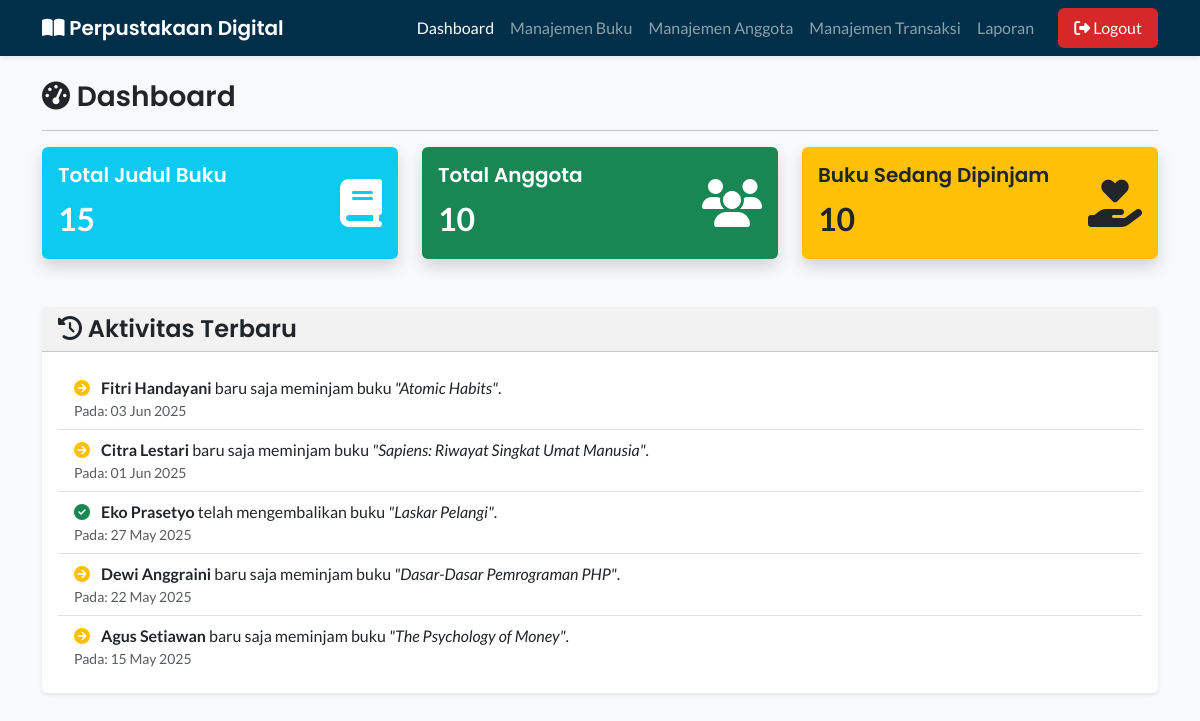
The page /admin/index.php (signed in) on the database its author committed.
### tables this page shows
CREATE TABLE `transaksi` (
  `id_transaksi` int(11) NOT NULL AUTO_INCREMENT,
  `id_anggota` int(11) NOT NULL,
  `id_buku` int(11) NOT NULL,
  `tanggal_pinjam` date NOT NULL DEFAULT current_timestamp(),
  `tanggal_kembali` date DEFAULT NULL,  
  `status` enum('Dipinjam','Selesai','Terlambat') NOT NULL DEFAULT 'Dipinjam',
  PRIMARY KEY (`id_transaksi`),
  KEY `id_anggota` (`id_anggota`),
  KEY `id_buku` (`id_buku`),
  CONSTRAINT `transaksi_ibfk_1` FOREIGN KEY (`id_anggota`) REFERENCES `anggota` (`id_anggota`) ON DELETE CASCADE ON UPDATE CASCADE,
  CONSTRAINT `transaksi_ibfk_2` FOREIGN KEY (`id_buku`) REFERENCES `buku` (`id_buku`) ON DELETE CASCADE ON UPDATE CASCADE
);

CREATE TABLE `anggota` (
  `id_anggota` int(11) NOT NULL AUTO_INCREMENT,
  `nama` varchar(100) NOT NULL,
  `email` varchar(100) NOT NULL,
  `telepon` varchar(20) NOT NULL,
  `alamat` text DEFAULT NULL,
  `tanggal_daftar` date NOT NULL DEFAULT current_timestamp(),
  PRIMARY KEY (`id_anggota`),
  UNIQUE KEY `email` (`email`)
);

CREATE TABLE `buku` (
  `id_buku` int(11) NOT NULL AUTO_INCREMENT,
  `judul` varchar(255) NOT NULL,
  `pengarang` varchar(100) NOT NULL,
  `penerbit` varchar(100) NOT NULL,
  `tahun_terbit` int(4) NOT NULL,
  `isbn` varchar(25) DEFAULT NULL,
  `stok` int(5) NOT NULL,
  `gambar` varchar(255) DEFAULT 'default.jpg',  
  PRIMARY KEY (`id_buku`)
);

### admin/index.php (the view)
<?php
require 'template/header.php';
require '../koneksi.php';
$total_buku = mysqli_fetch_assoc(mysqli_query($koneksi, "SELECT COUNT(*) AS total FROM buku"))['total'];
$total_anggota = mysqli_fetch_assoc(mysqli_query($koneksi, "SELECT COUNT(*) AS total FROM anggota"))['total'];
$buku_dipinjam = mysqli_fetch_assoc(mysqli_query($koneksi, "SELECT COUNT(*) AS total FROM transaksi WHERE status = 'Dipinjam'"))['total'];
$sql_aktivitas = "SELECT
                    transaksi.status,
                    anggota.nama AS nama_anggota,
                    buku.judul AS judul_buku,
                    transaksi.tanggal_pinjam,
                    transaksi.tanggal_kembali
                  FROM transaksi
                  JOIN anggota ON transaksi.id_anggota = anggota.id_anggota
                  JOIN buku ON transaksi.id_buku = buku.id_buku
                  ORDER BY GREATEST(transaksi.tanggal_pinjam, IFNULL(transaksi.tanggal_kembali, '1970-01-01')) DESC, transaksi.id_transaksi DESC
                  LIMIT 5";
$query_aktivitas = mysqli_query($koneksi, $sql_aktivitas);
?>
<h3><i class="fas fa-tachometer-alt"></i> Dashboard</h3>
<hr>
<div class="row g-4">
    <div class="col-md-4">
        <div class="card bg-info text-white shadow">
            <div class="card-body d-flex justify-content-between align-items-center">
                <div>
                    <h5 class="card-title">Total Judul Buku</h5>
                    <p class="card-text fs-2 fw-bold"><?php echo $total_buku; ?></p>
                </div>
                <i class="fas fa-book fa-3x"></i>
            </div>
        </div>
    </div>
    <div class="col-md-4">
        <div class="card bg-success text-white shadow">
            <div class="card-body d-flex justify-content-between align-items-center">
                <div>
                    <h5 class="card-title">Total Anggota</h5>
                    <p class="card-text fs-2 fw-bold"><?php echo $total_anggota; ?></p>
                </div>
                <i class="fas fa-users fa-3x"></i>
            </div>
        </div>
    </div>
    <div class="col-md-4">
        <div class="card bg-warning text-dark shadow">
            <div class="card-body d-flex justify-content-between align-items-center">
                <div>
                    <h5 class="card-title">Buku Sedang Dipinjam</h5>
                    <p class="card-text fs-2 fw-bold"><?php echo $buku_dipinjam; ?></p>
                </div>
                <i class="fas fa-hand-holding-heart fa-3x"></i>
            </div>
        </div>
    </div>
</div>
<div class="card mt-5 shadow-sm">
    <div class="card-header">
        <h4 class="mb-0"><i class="fas fa-history"></i> Aktivitas Terbaru</h4>
    </div>
    <div class="card-body">
        <ul class="list-group list-group-flush">
            <?php if (mysqli_num_rows($query_aktivitas) > 0): ?>
                <?php while($aktivitas = mysqli_fetch_assoc($query_aktivitas)): ?>
                    <li class="list-group-item d-flex justify-content-between align-items-center">
                        <div>
                            <?php if ($aktivitas['status'] == 'Selesai'): ?>
                                <i class="fas fa-check-circle text-success me-2"></i>
                                <strong><?php echo htmlspecialchars($aktivitas['nama_anggota']); ?></strong>
                                telah mengembalikan buku
                                <em>"<?php echo htmlspecialchars($aktivitas['judul_buku']); ?>"</em>.
                                <small class="text-muted d-block">
                                    Pada: <?php echo date('d M Y', strtotime($aktivitas['tanggal_kembali'])); ?>
                                </small>
                            <?php else: ?>
                                <i class="fas fa-arrow-circle-right text-warning me-2"></i>
                                <strong><?php echo htmlspecialchars($aktivitas['nama_anggota']); ?></strong>
                                baru saja meminjam buku
                                <em>"<?php echo htmlspecialchars($aktivitas['judul_buku']); ?>"</em>.
                                <small class="text-muted d-block">
                                    Pada: <?php echo date('d M Y', strtotime($aktivitas['tanggal_pinjam'])); ?>
                                </small>
                            <?php endif; ?>
                        </div>
                    </li>
                <?php endwhile; ?>
            <?php else: ?>
                <li class="list-group-item text-center">Belum ada aktivitas.</li>
            <?php endif; ?>
        </ul>
    </div>
</div>
<?php
require 'template/footer.php';
?>

### assets/css/style.css (style rules this page uses)
:root { --primary-color: #003049; --secondary-color: #6c757d; --danger-color: #d62828; --warning-color: #f77f00; --light-bg: #f8f9fa; --font-heading: 'Poppins', sans-serif; --font-body: 'Lato', sans-serif; }
body { font-family: var(--font-body); background-color: var(--light-bg); }
h1, h2, h3, h4, h5, h6, .navbar-brand { font-family: var(--font-heading); font-weight: 600; }
.card-header { background-color: rgba(0, 0, 0, 0.05); font-family: var(--font-heading); }
.card { border: 0; transition: transform 0.2s, box-shadow 0.2s; }

### rows shown on the page
transaksi: id_anggota.nama "Fitri Handayani", id_buku.judul "Atomic Habits", tanggal_pinjam "03 Jun 2025"
transaksi: id_anggota.nama "Citra Lestari", id_buku.judul "Sapiens: Riwayat Singkat Umat Manusia", tanggal_pinjam "01 Jun 2025"
transaksi: id_anggota.nama "Eko Prasetyo", id_buku.judul "Laskar Pelangi", tanggal_kembali "27 May 2025"
transaksi: id_anggota.nama "Dewi Anggraini", id_buku.judul "Dasar-Dasar Pemrograman PHP", tanggal_pinjam "22 May 2025"
transaksi: id_anggota.nama "Agus Setiawan", id_buku.judul "The Psychology of Money", tanggal_pinjam "15 May 2025"

### other values the page prints
$total_buku "15"
$total_anggota "10"
$buku_dipinjam "10"
